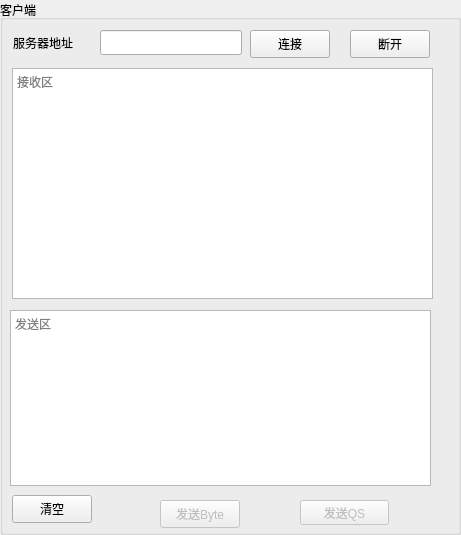
   <widget class="QGroupBox" name="groupBox">
    <property name="geometry">
     <rect>
      <x>20</x>
      <y>260</y>
      <width>461</width>
      <height>535</height>
     </rect>
    </property>
    <property name="title">
     <string>客户端</string>
    </property>
    <widget class="QTextBrowser" name="client_rec">
     <property name="geometry">
      <rect>
       <x>12</x>
       <y>68</y>
       <width>421</width>
       <height>231</height>
      </rect>
     </property>
     <property name="placeholderText">
      <string>接收区</string>
     </property>
    </widget>
    <widget class="QPushButton" name="Cclear">
     <property name="geometry">
      <rect>
       <x>12</x>
       <y>495</y>
       <width>80</width>
       <height>28</height>
      </rect>
     </property>
     <property name="text">
      <string>清空</string>
     </property>
    </widget>
    <widget class="QPushButton" name="client_send">
     <property name="enabled">
      <bool>false</bool>
     </property>
     <property name="geometry">
      <rect>
       <x>160</x>
       <y>500</y>
       <width>80</width>
       <height>28</height>
      </rect>
     </property>
     <property name="text">
      <string>发送Byte</string>
     </property>
    </widget>
    <widget class="QTextEdit" name="client_msg">
     <property name="geometry">
      <rect>
       <x>10</x>
       <y>310</y>
       <width>421</width>
       <height>176</height>
      </rect>
     </property>
     <property name="maximumSize">
      <size>
       <width>16777215</width>
       <height>176</height>
      </size>
     </property>
     <property name="placeholderText">
      <string>发送区</string>
     </property>
    </widget>
    <widget class="QPushButton" name="pushButton_9">
     <property name="enabled">
      <bool>false</bool>
     </property>
     <property name="geometry">
      <rect>
       <x>300</x>
       <y>500</y>
       <width>89</width>
       <height>25</height>
      </rect>
     </property>
     <property name="text">
      <string>发送QS</string>
     </property>
    </widget>
    <widget class="QLabel" name="label_18">
     <property name="geometry">
      <rect>
       <x>13</x>
       <y>33</y>
       <width>81</width>
       <height>20</height>
      </rect>
     </property>
     <property name="text">
      <string>服务器地址</string>
     </property>
    </widget>
    <widget class="QLineEdit" name="ServerUrl">
     <property name="geometry">
      <rect>
       <x>100</x>
       <y>30</y>
       <width>142</width>
       <height>25</height>
      </rect>
     </property>
    </widget>
    <widget class="QPushButton" name="client_connect">
     <property name="geometry">
      <rect>
       <x>250</x>
       <y>30</y>
       <width>80</width>
       <height>28</height>
      </rect>
     </property>
     <property name="text">
      <string>连接</string>
     </property>
    </widget>
    <widget class="QPushButton" name="client_disconnect">
     <property name="geometry">
      <rect>
       <x>350</x>
       <y>30</y>
       <width>80</width>
       <height>28</height>
      </rect>
     </property>
     <property name="text">
      <string>断开</string>
     </property>
    </widget>
   </widget>
